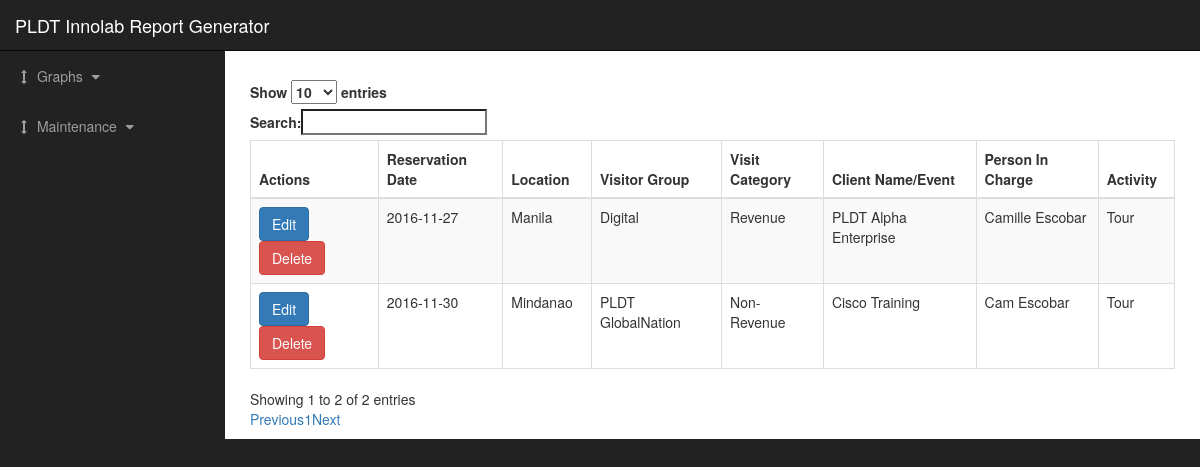
The app's page /user/view_info.php with its own data.
### tables this page shows
CREATE TABLE `tblreports` (
  `ReportID` int(20) NOT NULL,
  `ReportDate` date NOT NULL,
  `ReportLoc` int(20) NOT NULL,
  `ReportGroup` int(20) NOT NULL,
  `ReportVisitor` int(20) NOT NULL,
  `ReportCategory` int(20) NOT NULL,
  `ReportClient` varchar(50) NOT NULL,
  `ReportPerson` varchar(50) NOT NULL,
  `ReportActivity` int(20) NOT NULL,
  `ReportIsActive` tinyint(1) NOT NULL
);

CREATE TABLE `tbllocation` (
  `LocationID` int(20) NOT NULL,
  `LocationName` varchar(50) NOT NULL,
  `LocationCTR` int(20) NOT NULL,
  `LocationIsActive` tinyint(1) NOT NULL
);

CREATE TABLE `tblgroup` (
  `GroupID` int(20) NOT NULL,
  `GroupName` varchar(50) NOT NULL,
  `GroupCTR` int(20) NOT NULL,
  `GroupIsActive` tinyint(1) NOT NULL
);

CREATE TABLE `tblcategory` (
  `CategoryID` int(20) NOT NULL,
  `CategoryName` varchar(50) NOT NULL,
  `CategoryCTR` int(20) NOT NULL,
  `CategoryIsActive` tinyint(1) NOT NULL
);

CREATE TABLE `tblactivity` (
  `ActivityID` int(20) NOT NULL,
  `ActivityName` varchar(50) NOT NULL,
  `ActivityCTR` int(20) NOT NULL,
  `ActivityIsActive` tinyint(1) NOT NULL
);

### user/view_info.php (the view, shortened to what this page needs)
<?php
require_once('../database/config.php');
?>
<!DOCTYPE html>
<html lang="en">
<head>
  <link href="https://cdn.datatables.net/1.10.12/css/dataTables.bootstrap.min.css" rel="stylesheet">
  <link href="../css/bootstrap.min.css" rel="stylesheet">
  <link href="../css/sb-admin.css" rel="stylesheet">
  <link href="../font-awesome/css/font-awesome.min.css" rel="stylesheet" type="text/css">
</head>
<body>
  <form method="post">
    <div id="wrapper">
      <nav class="navbar navbar-inverse navbar-fixed-top" role="navigation">
        <div class="navbar-header">
          <a class="navbar-brand" href="index.html">PLDT Innolab Report Generator</a>
        </div>
        <div class="collapse navbar-collapse navbar-ex1-collapse">
          <ul class="nav navbar-nav side-nav">
            <li>
              <a href="javascript:;" data-toggle="collapse" data-target="#demo"><i class="fa fa-fw fa-arrows-v"></i> Graphs <i class="fa fa-fw fa-caret-down"></i></a>
            </li>
            <li>
              <a href="javascript:;" data-toggle="collapse" data-target="#main"><i class="fa fa-fw fa-arrows-v"></i> Maintenance <i class="fa fa-fw fa-caret-down"></i></a>
            </li>
          </ul>
        </div>
      </nav>
      <div id="page-wrapper">
        <div class="container-fluid"><br>
          <div class="table-responsive">
            <form method="post">
              <table id="tabreport" class="table table-striped table-bordered">
                <thead>
                  <tr>
                    <th>Actions</th>
                    <th>Reservation Date</th>
                    <th>Location</th>
                    <th>Visitor Group</th>
                    <th>Visit Category</th>
                    <th>Client Name/Event</th>
                    <th>Person In Charge</th>
                    <th>Activity</th>
                  </tr>
                </thead>
                <tbody>
                  <?php
                  $sql = "SELECT * FROM ict_database.tblreports r
                  left join ict_database.tbllocation l
                  ON r.ReportLoc =   l.LocationID
                  left join ict_database.tblgroup g
                  ON r.ReportGroup = g.GroupID
                  left join ict_database.tblcategory c
                  ON r.ReportCategory = c.CategoryID
                  left join ict_database.tblactivity a
                  ON r.ReportActivity = a.ActivityID
                  WHERE ReportIsActive = 1";
                  $query = mysqli_query($conn, $sql);
                  while($row = mysqli_fetch_array($query)){
                    ?>
                    <tr>
                      <td><a href="edit_info.php?id= <?php echo $row['ReportID']?>" class="btn btn-primary"> Edit</a>
                        <a  onclick="return confirm('Delete Data?')" href="delete_report.php?del= <?php echo $row['ReportID']?>" class="btn btn-danger" >Delete</a>
                      </td>
                      <td><?php echo $row['ReportDate']?></td>
                      <td><?php echo $row['LocationName']?></td>
                      <td><?php echo $row['GroupName']?></td>
                      <td><?php echo $row['CategoryName']?></td>
                      <td><?php echo $row['ReportClient']?></td>
                      <td><?php echo $row['ReportPerson']?></td>
                      <td><?php echo $row['ActivityName']?></td>
                    </tr>
                    <?php
                  }
                  ?>
                </tbody>
              </table>
            </form>
          </div>
        </div>
      </div>
    </div>
  </form>
</body>
</html>

### css/sb-admin.css (style rules this page uses)
body { margin-top: 100px; background-color: #222; }
@media (min-width:768px) { body { margin-top: 50px; } }
#wrapper { padding-left: 0; }
#page-wrapper { width: 100%; padding: 0; background-color: #fff; }
@media (min-width:768px) { #wrapper { padding-left: 225px; } }
@media (min-width:768px) { #page-wrapper { padding: 10px; } }
@media (min-width:768px) { .side-nav { position: fixed; top: 51px; left: 225px; width: 225px; margin-left: -225px; border: none; border-radius: 0; overflow-y: auto; background-color: #222; bottom: 0; overflow-x: hidden; padding-bottom: 40px; } }
@media (min-width:768px) { .side-nav>li>a { width: 225px; } }

### records on screen
tblreports: ReportDate "2016-11-27", ReportLoc.LocationName "Manila", ReportGroup.GroupName "Digital", ReportCategory.CategoryName "Revenue", ReportClient "PLDT Alpha Enterprise", ReportPerson "Camille Escobar", ReportActivity.ActivityName "Tour"
tblreports: ReportDate "2016-11-30", ReportLoc.LocationName "Mindanao", ReportGroup.GroupName "PLDT GlobalNation", ReportCategory.CategoryName "Non-Revenue", ReportClient "Cisco Training", ReportPerson "Cam Escobar", ReportActivity.ActivityName "Tour"
